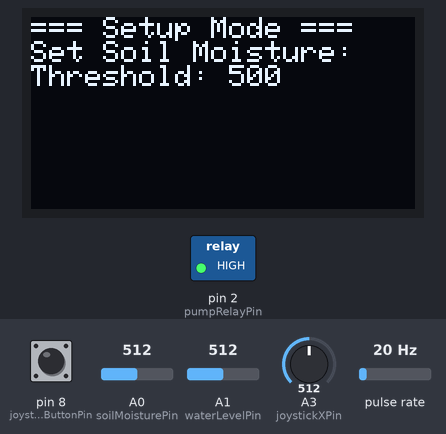
The sketch below on a simulated Arduino Uno, built with avr-gcc and run on an emulated ATmega328P. Shown: 128×64 one-colour display, switched loads named in the sketch (green lamp = pin HIGH). Wiring (inferred from the names in the program): pulse sensor: data pin 3. The test bench sets the inputs (shaded band); at power-on: pin 8 (joystickButtonPin) HIGH, A0 (soilMoisturePin) = 512, A1 (waterLevelPin) = 512, A3 (joystickXPin) = 512, pulse rate 20 Hz. What the sketch prints to the serial monitor is not drawn.

Above: at 1.2 s.
1.3 s: pin 8 (joystickButtonPin) pulled LOW for 0.15 s
At 2.5 s:
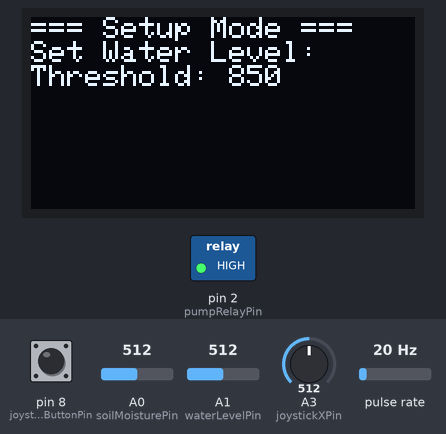
3.0 s: pin 8 (joystickButtonPin) pulled LOW for 1 s
At 5.2 s:
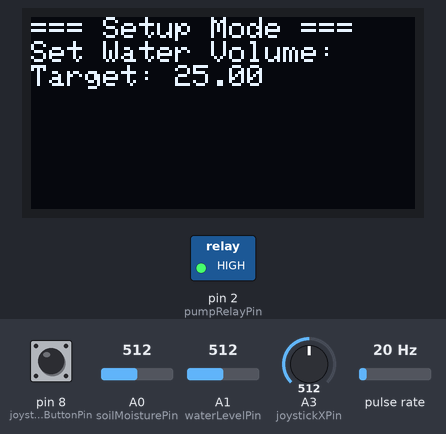
5.5 s: pin 8 (joystickButtonPin) pulled LOW for 0.15 s
At 6.7 s:
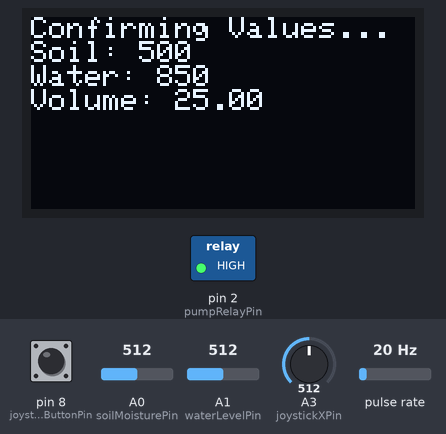
7.1 s: pin 8 (joystickButtonPin) pulled LOW for 3.2 s
At 12.5 s:
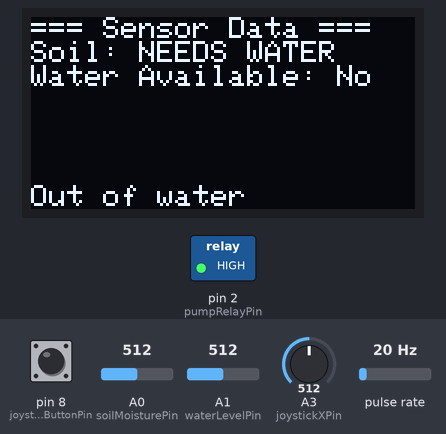
Timing chart, 0 to 14.0 s (numbered marks = the images above; inputs shaded):
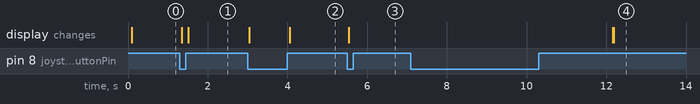

The sketch:

smart_water_pump.ino
```cpp
#include <SPI.h>
#include <Wire.h>
#include <Adafruit_GFX.h>
#include <Adafruit_SSD1306.h>

#define SCREEN_WIDTH 128
#define SCREEN_HEIGHT 64
#define OLED_RESET -1
#define ONE_SECOND_MS 1000

Adafruit_SSD1306 display(SCREEN_WIDTH, SCREEN_HEIGHT, &Wire, OLED_RESET);

const int pumpRelayPin = 2;         // Relay connected to pump (active low)
const int soilMoisturePin = A0;     // Capacitive soil moisture sensor
const int waterLevelPin = A1;       // Water level sensor
const int flowMeterPin = 3;         // Flowmeter signal pin
const int joystickXPin = A3;        // Joystick X-axis potentiometer
const int joystickButtonPin = 8;   // Joystick button pin

// Thresholds (modifiable via modes)
int soilMoistureThreshold = 350;  // Adjust this value based on calibration
int waterLevelThreshold = 720;    // Adjust this value based on calibration
float waterVolumeTarget = 10.0;   // Target water volume in ml (for one watering cycle)

// Flowmeter variables
volatile int flowPulseCount = 0;
const float calibrationFactor = 5000; // Calibration factor (pulses per liter)

// Variables
float totalVolume = 0.0; // Total volume delivered (ml)
unsigned long lastWateringTime = 0; // Last time the soil moisture was checked
const unsigned long wateringInterval = 10 * ONE_SECOND_MS;
unsigned long sensorReadInterval = 5 * ONE_SECOND_MS;
unsigned long lastSensorReadTime = 0;
const int soilMoistureHysteresis = 50;
unsigned long lastResetTime = 0;
const unsigned long dailyResetInterval = 24 * 60 * 60 * ONE_SECOND_MS;

enum Mode { SET_SOIL_MOISTURE, SET_WATER_LEVEL, SET_WATER_VOLUME, CONFIRM_VALUES, RUN_PROGRAM };
Mode mode = SET_SOIL_MOISTURE;

bool lastJoystickButtonState = HIGH;
unsigned long lastDebounceTime = 0;
const unsigned long debounceDelay = 50;
unsigned long confirmStartTime = 0;
bool confirmTimerActive = false;

void flowPulseCounter() {
    flowPulseCount++;
}

const char* getSoilMoistureStatus(int soilMoistureValue) {
    return soilMoistureValue < soilMoistureThreshold ? "HAS WATER" : "NEEDS WATER";
}

const char* getWaterLevelStatus(int waterLevelValue) {
    if (waterLevelValue < 720) return "Out of water";
    if (waterLevelValue < 760) return "Water level low";
    return "NONE";
}

void updateDisplay(const char* soilMoistureStatus, const char* waterLevelStatus, bool waterAvailable, bool isIrrigating) {
    display.clearDisplay();
    display.setTextSize(1);
    display.setCursor(0, 0);
    display.println(F("=== Sensor Data ==="));
    display.print(F("Soil: "));
    display.println(soilMoistureStatus);
    display.print(F("Water Available: "));
    display.println(waterAvailable ? "Yes" : "No");
    // display.print(F("Pump Volume: "));
    // display.print(totalVolume);
    // display.println(F(" ml"));

    if (waterLevelStatus != "NONE" && !isIrrigating) {
        display.setTextSize(1);
        display.setCursor(0, 56);
        display.println(waterLevelStatus);
    }

    if (isIrrigating) {
        display.setTextSize(2);
        display.setCursor(0, 48);
        display.println(F("IRRIGATING"));
    }

    display.display();
}

void setup() {
    Serial.begin(9600);

    pinMode(pumpRelayPin, OUTPUT);
    pinMode(flowMeterPin, INPUT_PULLUP);
    pinMode(joystickButtonPin, INPUT_PULLUP);

    attachInterrupt(digitalPinToInterrupt(flowMeterPin), flowPulseCounter, RISING);

    digitalWrite(pumpRelayPin, HIGH);

    if (!display.begin(SSD1306_SWITCHCAPVCC, 0x3C)) {
        Serial.println(F("SSD1306 allocation failed"));
        for (;;);
    }
    display.clearDisplay();
    display.setTextSize(1);
    display.setTextColor(WHITE);
    display.setCursor(0, 0);
    display.println(F("System Initialized..."));
    display.println(F("Monitoring Sensors..."));
    display.display();

    Serial.println("System Initialized. Monitoring Sensors...");
    lastResetTime = millis();
}

void updateDisplayForMode() {
    display.clearDisplay();
    display.setTextSize(1);
    display.setCursor(0, 0);

    switch (mode) {
        case SET_SOIL_MOISTURE:
            display.println(F("=== Setup Mode ==="));
            display.println(F("Set Soil Moisture:"));
            display.print(F("Threshold: "));
            display.println(soilMoistureThreshold);
            break;

        case SET_WATER_LEVEL:
            display.println(F("=== Setup Mode ==="));
            display.println(F("Set Water Level:"));
            display.print(F("Threshold: "));
            display.println(waterLevelThreshold);
            break;

        case SET_WATER_VOLUME:
            display.println(F("=== Setup Mode ==="));
            display.println(F("Set Water Volume:"));
            display.print(F("Target: "));
            display.println(waterVolumeTarget);
            break;

        case CONFIRM_VALUES:
            display.println(F("Confirming Values..."));
            display.print(F("Soil: "));
            display.println(soilMoistureThreshold);
            display.print(F("Water: "));
            display.println(waterLevelThreshold);
            display.print(F("Volume: "));
            display.println(waterVolumeTarget);
            break;

        case RUN_PROGRAM:
            display.println(F("=== System Running ==="));
            display.println(F("Monitoring sensors..."));
            display.println(F("Press joystick to reconfigure."));
            break;

        default:
            break;
    }

    display.display();
}

void handleJoystick() {
    int joystickXValue = analogRead(joystickXPin);
    bool joystickButtonState = digitalRead(joystickButtonPin);
    if (joystickButtonState == LOW && lastJoystickButtonState == HIGH) {
        if (mode == RUN_PROGRAM) {
            mode = SET_SOIL_MOISTURE;
            Serial.println("Returning to setup mode...");
            updateDisplayForMode();
        } else if (mode == CONFIRM_VALUES) {
            confirmTimerActive = true;
            confirmStartTime = millis();
        } else {
            mode = static_cast<Mode>(mode + 1);
            Serial.print("Mode changed to: ");
            Serial.println(mode);
            updateDisplayForMode();
        }
    }

    if (joystickButtonState == HIGH) {
        if (mode == SET_SOIL_MOISTURE) {
            soilMoistureThreshold = map(joystickXValue, 0, 1023, 200, 800);
        } else if (mode == SET_WATER_LEVEL) {
            waterLevelThreshold = map(joystickXValue, 0, 1023, 700, 1000);
        } else if (mode == SET_WATER_VOLUME) {
            waterVolumeTarget = map(joystickXValue, 0, 1023, 1, 50);
        }
    }

    lastJoystickButtonState = joystickButtonState;
}


void loop() {
    unsigned long currentMillis = millis();

    if (mode == CONFIRM_VALUES && confirmTimerActive) {
        if (currentMillis - confirmStartTime >= 5000) {
            confirmTimerActive = false;
            mode = RUN_PROGRAM;
            Serial.println("System running...");
            updateDisplayForMode();
        } else {
            updateDisplayForMode();
        }
        return;
    }

    if (mode != RUN_PROGRAM) {
        handleJoystick();
        updateDisplayForMode();
        return;
    }

    if (currentMillis - lastSensorReadTime >= sensorReadInterval) {
        int soilMoistureValue = analogRead(soilMoisturePin);
        int waterLevelValue = analogRead(waterLevelPin);
        bool waterAvailable = (waterLevelValue > waterLevelThreshold);

        const char* soilMoistureStatus = getSoilMoistureStatus(soilMoistureValue);
        const char* waterLevelStatus = getWaterLevelStatus(waterLevelValue);

        updateDisplay(soilMoistureStatus, waterLevelStatus, waterAvailable, false);
        lastSensorReadTime = currentMillis;
    }

    if (currentMillis - lastWateringTime >= wateringInterval) {
        int soilMoistureValue = analogRead(soilMoisturePin);
        int waterLevelValue = analogRead(waterLevelPin);
        bool waterAvailable = (waterLevelValue > waterLevelThreshold);

        if (soilMoistureValue > soilMoistureThreshold && waterAvailable) {
            flowPulseCount = 0;
            totalVolume = 0.0;
            digitalWrite(pumpRelayPin, LOW);

            while (totalVolume < waterVolumeTarget) {
                totalVolume = (flowPulseCount / calibrationFactor) * 1000;
                updateDisplay(getSoilMoistureStatus(soilMoistureValue), getWaterLevelStatus(waterLevelValue), waterAvailable, true);
            }

            digitalWrite(pumpRelayPin, HIGH);
            lastWateringTime = millis();
        }

        updateDisplay(
            getSoilMoistureStatus(soilMoistureValue),
            getWaterLevelStatus(waterLevelValue),
            waterAvailable,
            false
        );
    }

    if (currentMillis - lastResetTime >= dailyResetInterval) {
        totalVolume = 0.0;
        lastResetTime += dailyResetInterval;
        Serial.println("Total water volume reset.");
    }
}
```

Measured:
- after the input at 1.3 s, the display: first changes after 0.05 s (image 1 shows a later state)
- after the input at 3.0 s, the display: first changes at once (image 2 shows a later state)
- after the input at 5.5 s, the display: changes at once (image 3)
- after the input at 7.1 s, the display: first changes after 5.1 s (image 4 shows a later state)
